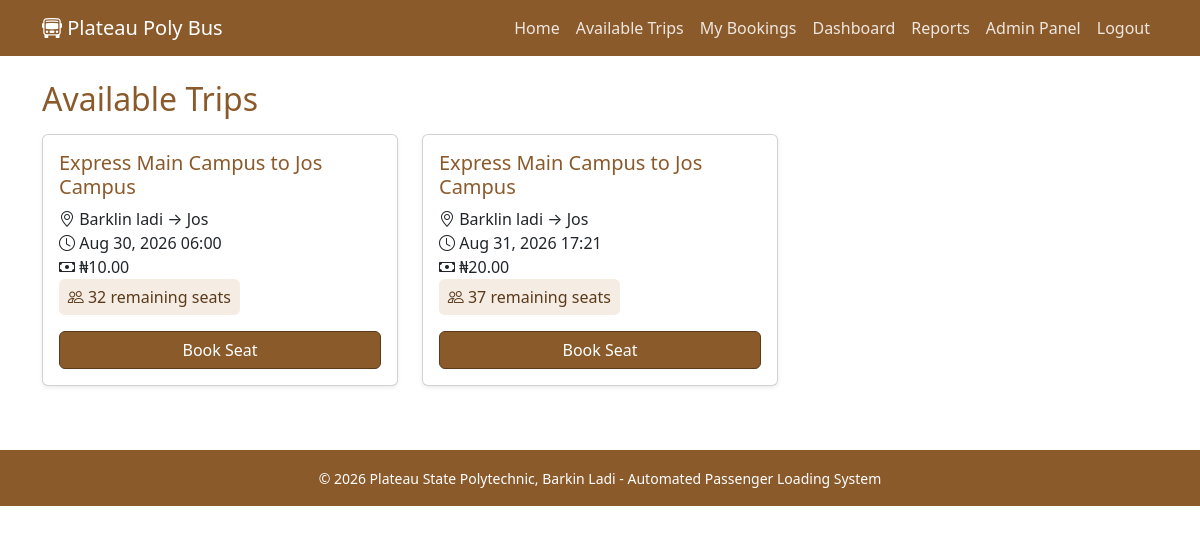
/trips/ (signed in), run on the app's committed database.
### passenger_loading/models.py (models this page shows, shortened)
class Trip(models.Model):
    STATUS_CHOICES = [
        ('Scheduled', 'Scheduled'),
        ('In Progress', 'In Progress'),
        ('Completed', 'Completed'),
        ('Cancelled', 'Cancelled'),
    ]
    bus = models.ForeignKey(Bus, on_delete=models.CASCADE)
    route = models.ForeignKey(Route, on_delete=models.CASCADE)
    departure_time = models.DateTimeField()
    arrival_time = models.DateTimeField(blank=True, null=True)
    fare_amount = models.DecimalField(max_digits=8, decimal_places=2)
    status = models.CharField(max_length=20, choices=STATUS_CHOICES, default='Scheduled')
    def available_seats(self):
        booked = self.booking_set.count()
        return self.bus.capacity - booked

class Route(models.Model):
    route_name = models.CharField(max_length=100)
    origin = models.CharField(max_length=100)
    destination = models.CharField(max_length=100)

class Bus(models.Model):
    registration_number = models.CharField(max_length=20, unique=True)
    capacity = models.PositiveIntegerField()
    bus_type = models.CharField(max_length=50)

### passenger_loading/views.py (the view)
# urls.py: path('trips/', views.trips, name='trips'),
@login_required
def trips(request):
    available_trips = Trip.objects.filter(status='Scheduled').order_by('departure_time')
    return render(request, 'trips.html', {'trips': available_trips})

### passenger_loading/templates/trips.html (shortened to what this page needs)
{% extends 'base.html' %}
{% block content %}
<h2 class="text-oak">Available Trips</h2>
<div class="row mt-3">
    {% for trip in trips %}
        <div class="col-md-4 mb-3">
            <div class="card h-100 shadow-sm">
                <div class="card-body">
                    <h5 class="card-title text-oak">{{ trip.route.route_name }}</h5>
                    <p class="card-text">
                        <i class="bi bi-geo-alt"></i> {{ trip.route.origin }} → {{ trip.route.destination }}<br>
                        <i class="bi bi-clock"></i> {{ trip.departure_time|date:"M d, Y H:i" }}<br>
                        <i class="bi bi-cash"></i> ₦{{ trip.fare_amount }}<br>
                        <span class="remaining-seats"><i class="bi bi-people"></i> {{ trip.available_seats }} remaining seats</span>
                    </p>
                    {% if trip.available_seats > 0 %}
                        <a href="{% url 'passenger_loading:book_seat' trip.id %}" class="btn btn-oak w-100">Book Seat</a>
                    {% else %}
                        <button type="button" class="btn btn-secondary w-100" disabled>Trip Full</button>
                    {% endif %}
                </div>
            </div>
        </div>
    {% empty %}
        <p>No trips available at the moment.</p>
    {% endfor %}
</div>
{% endblock %}

### passenger_loading/static/css/oak.css (style rules this page uses)
:root { --oak-dark: #5a3a1a; --oak-medium: #8B5A2B; --oak-light: #D2B48C; --oak-lighter: #f5ede4; --oak-gold: #c49a6c; }
.text-oak { color: var(--oak-medium) !important; }
.btn-oak { background-color: var(--oak-medium); color: white; border: 1px solid var(--oak-dark); }
.remaining-seats { display: inline-block; color: var(--oak-dark); background-color: var(--oak-lighter); border-radius: 0.35rem; padding: 0.35rem 0.55rem; }

### data on the page
Trip: route.route_name "Express Main Campus to Jos Campus", route.origin "Barklin ladi", route.destination "Jos", departure_time "Aug 30, 2026 06:00", fare_amount "10.00", available_seats "32", shows "Book Seat"
Trip: route.route_name "Express Main Campus to Jos Campus", route.origin "Barklin ladi", route.destination "Jos", departure_time "Aug 31, 2026 17:21", fare_amount "20.00", available_seats "37", shows "Book Seat"
